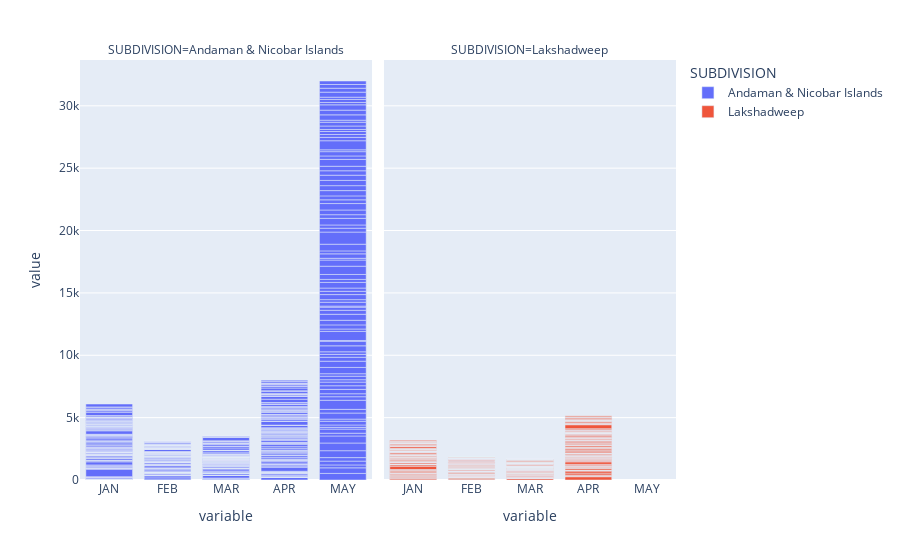

The notebook cell this image was saved under:
### Code cell
fig = px.bar(df_is_melt[:1000], x="variable", y="value", color="SUBDIVISION", facet_col="SUBDIVISION")
fig.show()

### Figure 1 — Plotly figure (JSON) as saved in the notebook; plotly's stock layout.template omitted (floating-point values rounded to 4 significant figures; data arrays with more than 128 entries replaced by an {"elided": "..."} marker saying what was removed)
{"data": [{"alignmentgroup": "True", "hovertemplate": "SUBDIVISION=Andaman & Nicobar Islands<br>variable=%{x}<br>value=%{y}<extra></extra>", "legendgroup": "Andaman & Nicobar Islands", "marker": {"color": "#636efa", "pattern": {"shape": ""}}, "name": "Andaman & Nicobar Islands", "offsetgroup": "Andaman & Nicobar Islands", "orientation": "v", "showlegend": true, "textposition": "auto", "type": "bar", "x": {"elided": "540 str values"}, "xaxis": "x", "y": {"elided": "540 float values"}, "yaxis": "y"}, {"alignmentgroup": "True", "hovertemplate": "SUBDIVISION=Lakshadweep<br>variable=%{x}<br>value=%{y}<extra></extra>", "legendgroup": "Lakshadweep", "marker": {"color": "#EF553B", "pattern": {"shape": ""}}, "name": "Lakshadweep", "offsetgroup": "Lakshadweep", "orientation": "v", "showlegend": true, "textposition": "auto", "type": "bar", "x": {"elided": "460 str values"}, "xaxis": "x2", "y": {"elided": "460 float values"}, "yaxis": "y2"}], "layout": {"annotations": [{"font": {}, "showarrow": false, "text": "SUBDIVISION=Andaman & Nicobar Islands", "x": 0.245, "xanchor": "center", "xref": "paper", "y": 1, "yanchor": "bottom", "yref": "paper"}, {"font": {}, "showarrow": false, "text": "SUBDIVISION=Lakshadweep", "x": 0.755, "xanchor": "center", "xref": "paper", "y": 1, "yanchor": "bottom", "yref": "paper"}], "barmode": "relative", "legend": {"title": {"text": "SUBDIVISION"}, "tracegroupgap": 0}, "margin": {"t": 60}, "xaxis": {"anchor": "y", "domain": [0, 0.49], "title": {"text": "variable"}}, "xaxis2": {"anchor": "y2", "domain": [0.51, 1], "matches": "x", "title": {"text": "variable"}}, "yaxis": {"anchor": "x", "domain": [0, 1], "title": {"text": "value"}}, "yaxis2": {"anchor": "x2", "domain": [0, 1], "matches": "y", "showticklabels": false}}}
